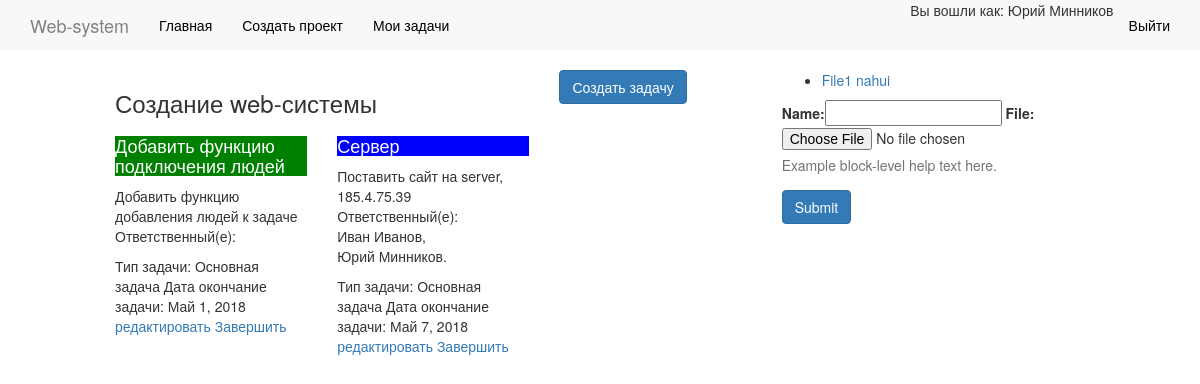
Page /project/3 (signed in) on the committed database.
### projectpage/models.py (models this page shows, shortened)
class Species_project(models.Model):
	name = models.CharField(max_length=250)
	short_description = models.TextField()
	description = models.TextField()
	created_task = models.DateField(verbose_name='Дата создания',auto_now_add=True)
	finish_task = models.DateField(verbose_name='Дата окончания')

class Project(models.Model):
    name = models.CharField(max_length = 250)
    complete_value = models.CharField(max_length=1)
    species = models.ForeignKey('Species_project', on_delete = models.CASCADE)
    species_task = models.ForeignKey('Species_Task', on_delete = models.CASCADE)
    created_task = models.DateField(verbose_name='Дата создания',auto_now_add=True)
    finish_task = models.DateField(verbose_name='Дата окончания')
    user = models.ManyToManyField(User, through='UserProject')
    description = models.TextField()

class Species_Task(models.Model):
	name = models.CharField(max_length = 250)
	description = models.TextField()
	def __str__(self):
		return self.name

class Documents(models.Model):
	name = models.CharField(max_length=50)
	species = models.ForeignKey('Species_project', on_delete=models.CASCADE)
	file = models.FileField(upload_to="documents/%Y/%m/%d")

### projectpage/views.py (the view)
# urls.py: url(r'^project/(?P<pk>\d+)$', details),
def details(request, pk):
	if not request.user.is_authenticated:
		return redirect('auth/login')
	else:
		project = Project.objects.filter(species_id=pk)
		species_projects = Species_project.objects.get(id=pk)
		documents = Documents.objects.filter(species_id = pk)
		if request.method == 'POST':
			form = UploadFileForm(request.POST, request.FILES)
			if form.is_valid():
				instance = Documents(species_id = pk, name=request.POST.get('name'), file = request.FILES['file'])
				instance.save()
				return redirect('/project/'+pk)
		else:
			form = UploadFileForm()
		return render(request, 'projects/details_project.html', {'form': form, 'project':project, 'species_projects':species_projects, 'documents':documents, 'date_now':datetime.datetime.now()})

### projectpage/forms.py
class UploadFileForm(forms.Form):
    name = forms.CharField(max_length=50)
    file = forms.FileField()

### projectpage/templates/projects/details_project.html (shortened to what this page needs)
{% extends "base.html" %}
{% block content%}
<head>
</head>
<div class="container-fluid pages" style="width: 1000px;">
	<div class="row">
		<div class="col-md-12">
			<div class="row">
				<div class="col-md-8">
					<div class="row ">
						<div class="col-md-8">
							<h3>
								{{ species_projects.name }}
							</h3>
						</div>
						<div class="col-md-4">
							<a href="/{{ species_projects.id }}/create_project_task" class="btn btn-md btn-primary">Создать задачу</a>
						</div>
					</div>
					<div class="row flex-cont">
						{% for itm in project %}
						<div class="col-md-4">
							<div class="card">
								{% if itm.complete_value == '1' %}
								<h4 class="card-header" style="background: green; color: white;">
									{{ itm.name }}
								</h4>
								{% else %}
								<h4 class="card-header" style="background: blue; color: white; text-size: 15px;">
									{{ itm.name }}
								</h4>
								{% endif %}
								<div class="card-body">
									<p class="card-text">
										{{ itm.description }}
										Ответственный(е):
										{% for items in itm.user.values %}
										{{ items.first_name }}&nbsp{{ items.last_name }}{% if not forloop.last %},{% else %}.{% endif %}
									{% endfor %}
									</p>
								</div>
								<div class="card-footer">
									Тип задачи: {{ itm.species_task }}
									Дата окончание задачи: {{ itm.finish_task }}
									<a href="/{{ itm.id }}/update_project_task">редактировать</a>
									<a href="/{{ itm.id }}/compete_task">Завершить</a>
								</div>
							</div>
						</div>
						{% endfor %}
					</div>
				</div>
				<div class="col-md-4">
					<ul>
						{% for files in documents %}
						<li class="list-item">
							<a href="/media/{{ files.file }}" target="_blank">{{ files.name }}</a>
						</li>
						{% endfor %}
					</ul>
					<form role="form" method="post" enctype="multipart/form-data">
						<div class="form-group">
							{{ form }}
							<p class="help-block">
								Example block-level help text here.
							</p>
						</div>
						<input type="submit" class="btn btn-primary">
					</form>
				</div>
			</div>
		</div>
	</div>
</div>
{% endblock %}

### websystem/templates/base.html (shortened to what this page needs)
{% load static %}
{% load bootstrap3 %}
{% bootstrap_css %}
<html>
<head>
	<link rel="stylesheet" href="{% static 'fontawesome-free-5.0.10/web-fonts-with-css/css/fontawesome-all.css' %}">
	<link rel="stylesheet" href="{% static 'style.css'%}">
</head>
<div class="row">
{% if user.is_authenticated %}
{% block menu %}
<header class="navbar navbar-inverse navbar-fixed-top bs-docs-nav" role="banner">
  <div class="container">
    <div class="navbar-header">
      <a href="/" class="navbar-brand">Web-system</a>
    </div>
    <nav class="collapse navbar-collapse bs-navbar-collapse" role="navigation">
      <ul class="nav navbar-nav">
        <li>
          <a href="/">Главная</a>
        </li>
        <li>
          <a href="/project/createproject">Создать проект</a>
        </li>
        <li>
          <a href="/project/my-project">Мои задачи</a>
        </li>
      </ul>
      <ul class="nav navbar-nav navbar-right">
        <li><span>Вы вошли как: {{ user.first_name }} {{ user.last_name }}</span></li>
      <li><a href="/auth/logout/">Выйти</a></li>
    </ul>
    </nav>
  </div>
</header></div>
{% endblock %}
{% endif%}
        {% block content %}
        {% endblock %}
</body>
</html>

### websystem/static/style.css (style rules this page uses)
.navbar-inverse { background-color: #F8F8F8 }
.navbar-inverse { background-image: none; }
.navbar-inverse { border-color: #FFFFFF }
.navbar-inverse .navbar-brand { color: #828282 }
.navbar-inverse .navbar-nav>li>a { color: #000000 }
.pages { margin-top: 70px; width: 1000px; }

### projectpage/templates/projects/details_project.html (style rules this page uses)
.flex-cont { display: flex; flex-wrap: wrap; }

### rows in the picture
Species_project: name "Создание web-системы"
Project: name "Добавить функцию подключения людей", description "Добавить функцию добавления людей к задаче", species_task "Основная задача", finish_task "Май 1, 2018"
Project: name "Сервер", description "Поставить сайт на server, 185.4.75.39", species_task "Основная задача", finish_task "Май 7, 2018"
Documents: name "File1 nahui"

### other values in the picture
{{ user.first_name }} "Юрий"
{{ user.last_name }} "Минников"
{{ items.first_name }} "Иван"
{{ items.last_name }} "Иванов"
{{ items.first_name }} "Юрий"
{{ items.last_name }} "Минников"
